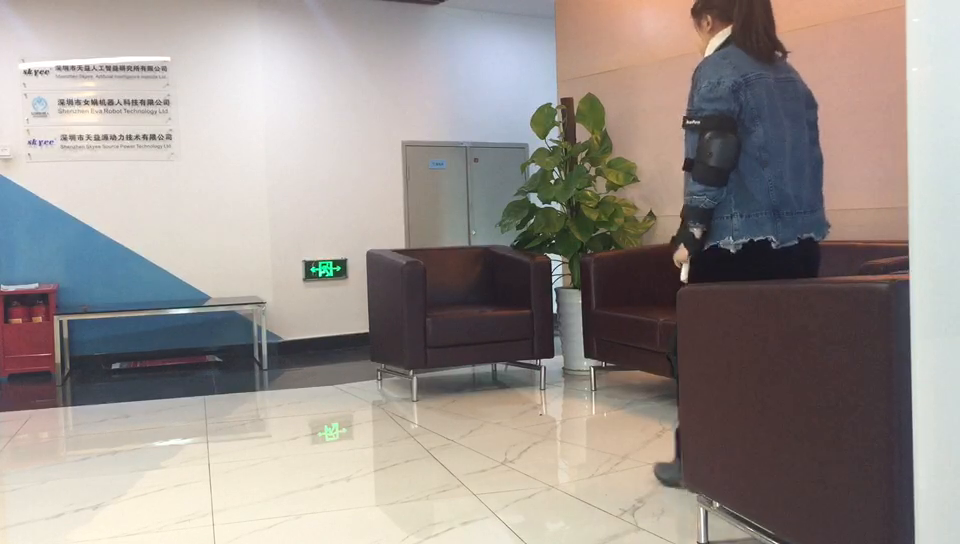
#> input picture frame 44 of learning opencv1/data/cs4.mp4, 960 x 544 px, given in place of wecharm.mp4, which was not available
$ python video.py
#> lines starting #> are read from the running program, lines starting #| are printed output that depends on the picture

#文件播放视频，并把它转换成灰度视频显示出来
'''
视频在保存不成功的时候，考虑下原视频的帧率，高度和宽度

'''
import numpy as np
import cv2

import time
time_now = time.localtime()
TIME = time.strftime("%Y-%m-%d_%H:%M", time_now )
logs = './logs/' + TIME

cap = cv2.VideoCapture('./data/wecharm.mp4')
fourcc = cv2.VideoWriter_fourcc(*'XVID')
width = int(cap.get(cv2.CAP_PROP_FRAME_WIDTH))
height = int(cap.get(cv2.CAP_PROP_FRAME_HEIGHT))
#fps = int(cv2.GetCaptureProperty(cap,CV_CAP_PROP_FPS))
fps = cap.get(cv2.CAP_PROP_FPS)
out = cv2.VideoWriter( 'logs' + '/output3.avi', fourcc, fps, (width, height))
while(True):
    ret, frame = cap.read()   # capture frame-by-frame
#> frame is the input picture: shape (544, 960, 3); mean B, G, R 142, 146.6, 154.6
    if ret == True:
        frame = cv2.flip(frame, 0)
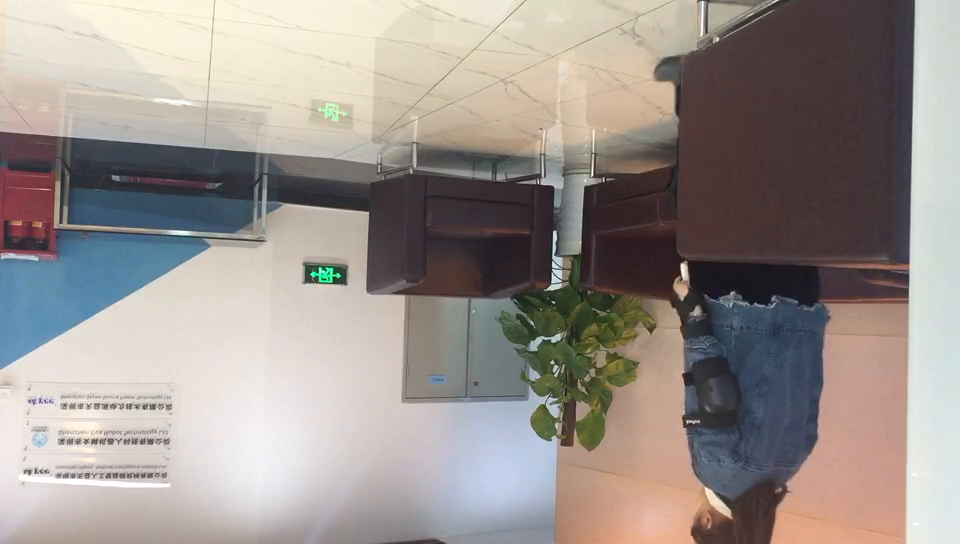
#> frame: shape (544, 960, 3); mean B, G, R 142, 146.6, 154.6
        out.write(frame)
        cv2.imshow('frame', frame)  #display the resulting frame
        if cv2.waitKey(1)&0xFF == ord('q'):
#> (key q is pressed here)
            break
    else:
        break
cap.release()
out.release()
cv2.destroyAllWindows()


'''

#从文件播放视频
import numpy as np
import cv2
cap = cv2.VedioCapture(0)
#define the codec and create VideoWriter object
fourcc = cv2.VedioWriter_fourcc(*'XNID')
out  = cv2.VedioWriter('teaching.mp4', fourcc, 20.0, (640,480))
while(cap.isOpended()):
    ret, frame = cap.read()
    if ret == True:
        frame = cv2.flip(frame, 0)
        out.write(frame)
        cv2.imshow('frame', frame)
        if cv2.waitKey(1) & 0xFF == ord('q'):
            break
    else:
        break
cap.release()
out.release()
cv2.destroyAllWindows()


cap.read
'''

$ run again, starting later in the video
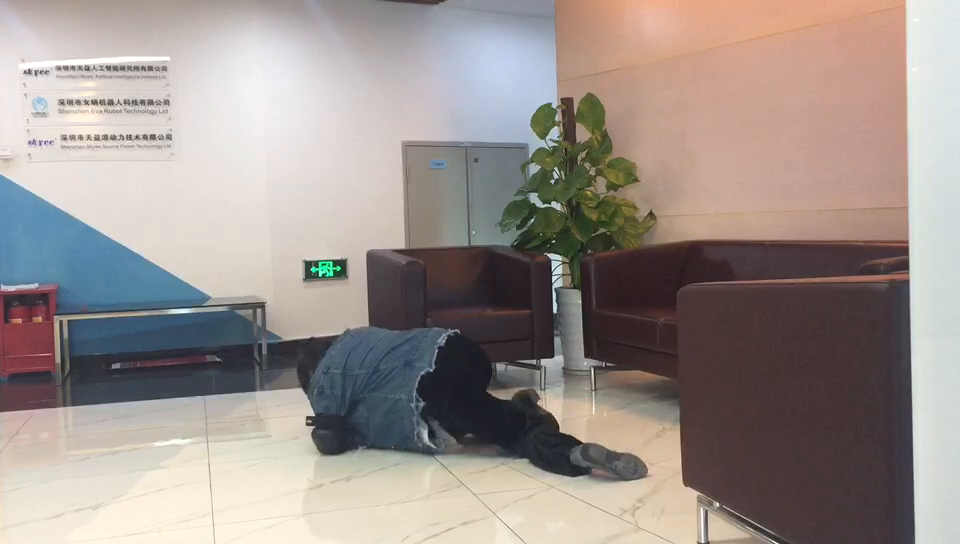
#> input picture frame 198 of learning opencv1/data/cs4.mp4, 960 x 544 px, given in place of wecharm.mp4, which was not available
#> frame is the input picture: shape (544, 960, 3); mean B, G, R 141.6, 146.5, 156.2
#> `frame = cv2.flip(frame, 0)`:
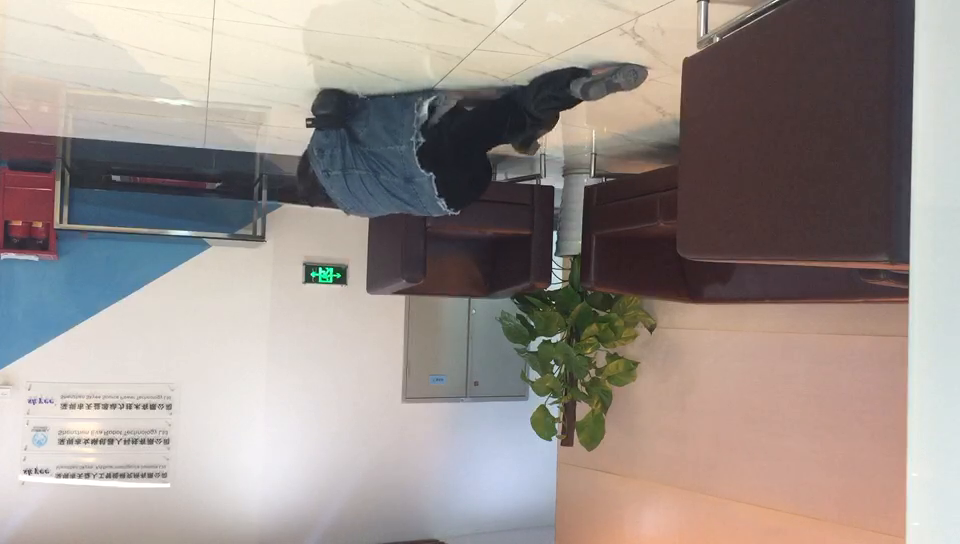
#> frame: shape (544, 960, 3); mean B, G, R 141.6, 146.5, 156.2

$ run again, starting later in the video
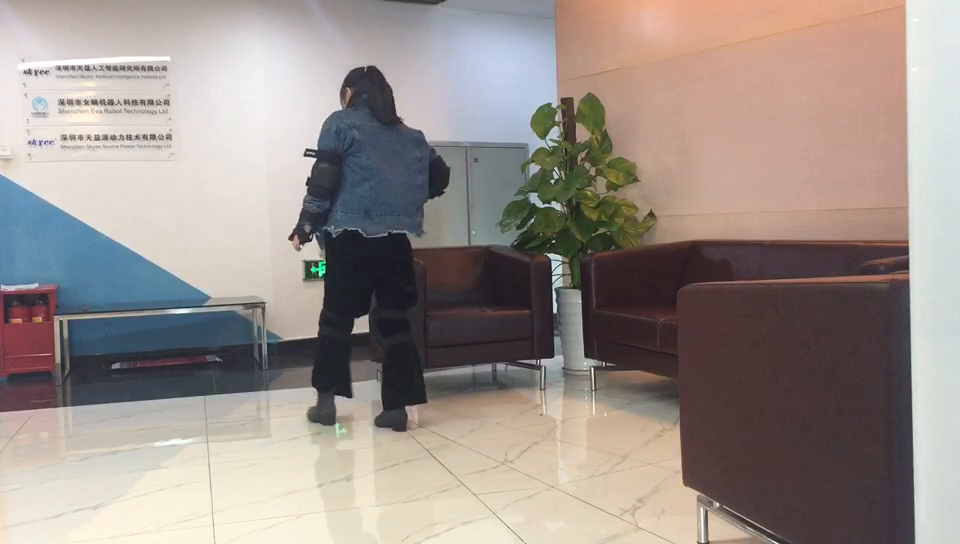
#> input picture frame 352 of learning opencv1/data/cs4.mp4, 960 x 544 px, given in place of wecharm.mp4, which was not available
#> frame is the input picture: shape (544, 960, 3); mean B, G, R 139.1, 144.5, 154.6
#> `frame = cv2.flip(frame, 0)`:
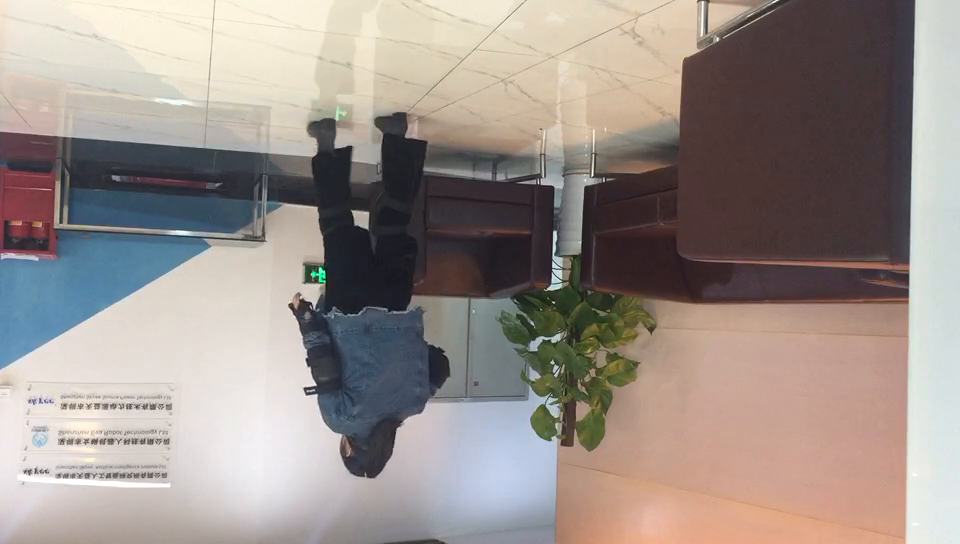
#> frame: shape (544, 960, 3); mean B, G, R 139.1, 144.5, 154.6
